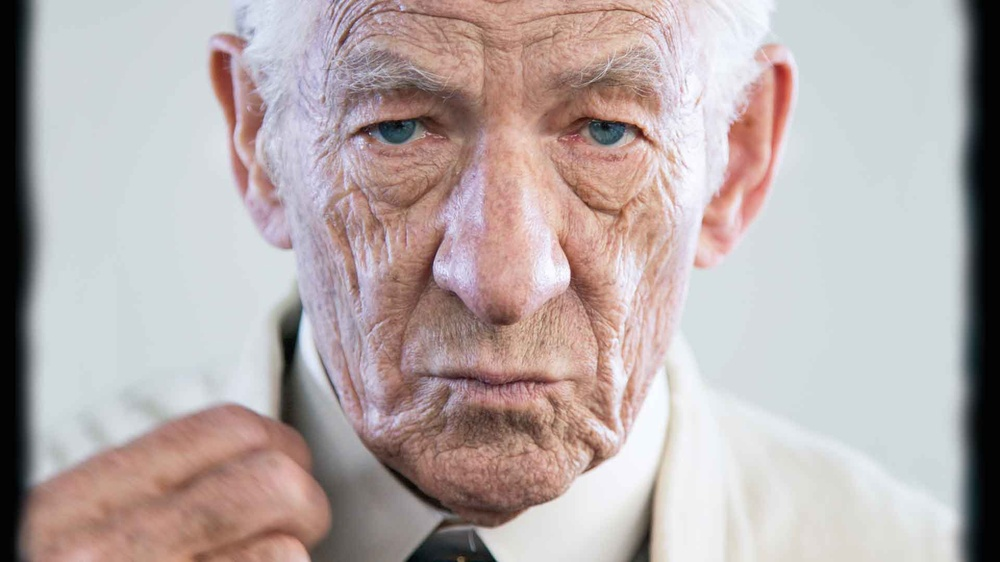
#> input picture Arshad/DIP/HW1/images/11.jpg, 1000 x 562 px, shrunk from 1920 x 1080 before the run, found by its file name
$ jupyter execute 7.ipynb
#> lines starting #> are read from the running program, lines starting #| are printed output that depends on the picture
### Arshad/DIP/HW1/code/filters.py
import numpy as np
import cv2


def convolution(image: np.ndarray, filter, padding, **kwargs):
    #return tensorflow.nn.convolution(image[np.newaxis, ..., np.newaxis].astype(float), filter[..., np.newaxis, np.newaxis], padding=padding, **kwargs)
    return cv2.filter2D(image, -1, filter)

def fft(image: np.ndarray, padded_size):
    image_padded = np.zeros(padded_size)
    image_padded[:image.shape[0], :image.shape[1]] = image

    image_fft = np.fft.fft2(image_padded)
    return np.fft.fftshift(image_fft)

def ifft(image_spectrum, original_size):
    return abs(np.fft.ifft2(np.fft.ifftshift(image_spectrum)))[:original_size[0], :original_size[1]]

def fourier_filter(image: np.ndarray, filter, padded_size, spatial_filter=False):
    if spatial_filter == True:
        pass
    spectrum = fft(image, padded_size)
    spectrum = spectrum * filter
    return ifft(spectrum, image.shape)

# [78 lines left out: functions khat_ofoghi_filter, khat_amudi_filter, khat_movarab_filter, mian_nagozar_filter, mian_nagozar_morabai_filter, IHPF and 3 more, not called in this run]


def gaussian_low_pass(height, width, D0):
    P, Q = height, width
    x = np.arange(Q)[np.newaxis, ...] * np.ones((P,Q))
    y = np.arange(P)[..., np.newaxis] * np.ones((P,Q))
    D = np.sqrt((x-Q/2)**2 + (y-P/2)**2)
    return np.exp(-1 * D**2 / 2 / D0**2)

# [19 lines left out: functions noghte_filter, noghte_filter_gaussian, mostatil_filter, not called in this run]

### Arshad/DIP/HW1/code/7.ipynb
[cell 1]
import matplotlib as mpl
import matplotlib.pyplot as plt
import numpy as np
from utils import *
from filters import *
import os
from scipy.ndimage import maximum_filter

[cell 2]
from scipy.signal import convolve2d

def average_filter(array, size):
    k = size
    kern=np.ones((k,k))/(k**2)
    return convolve2d(array,kern, mode='same')

[cell 3]
# from google.colab import drive
# drive.mount('/content/drive')

[cell 4]
mpl.rcParams['figure.figsize'] = (10, 10)
mpl.rc('image', cmap='gray')

HW_path = '/Users/parsa/Daneshgah/Arshad/2/DIP/HomeWorks/HW1-1400-2/'
images_path = os.path.join(HW_path, 'images')
results_path = os.path.join(HW_path, 'results')

[cell 5]
image = plt.imread(os.path.join(images_path, '11.jpg')).astype(float) / 255
print(np.all(image[..., 0] == image[..., 1]), np.all(image[..., 2] == image[..., 1]))
#| False False
image.shape
#> Out = (562, 1000, 3)

[cell 6]
height, width, C = image.shape
#> height = 562; width = 1000; C = 3
gaussian = np.zeros_like(image)

k = 0.5
ideallow= np.zeros_like(image)
maxes= np.zeros_like(image)
ave= np.zeros_like(image)
ununsharp = np.zeros_like(image)
for i in range(3):
    gaussian[..., i] = fourier_filter(image[..., i], gaussian_low_pass(height, width, 30), (height, width))
    maxes[..., i] = maximum_filter(gaussian[..., i], 13)
    ave[..., i] = average_filter(maxes[..., i], 13)
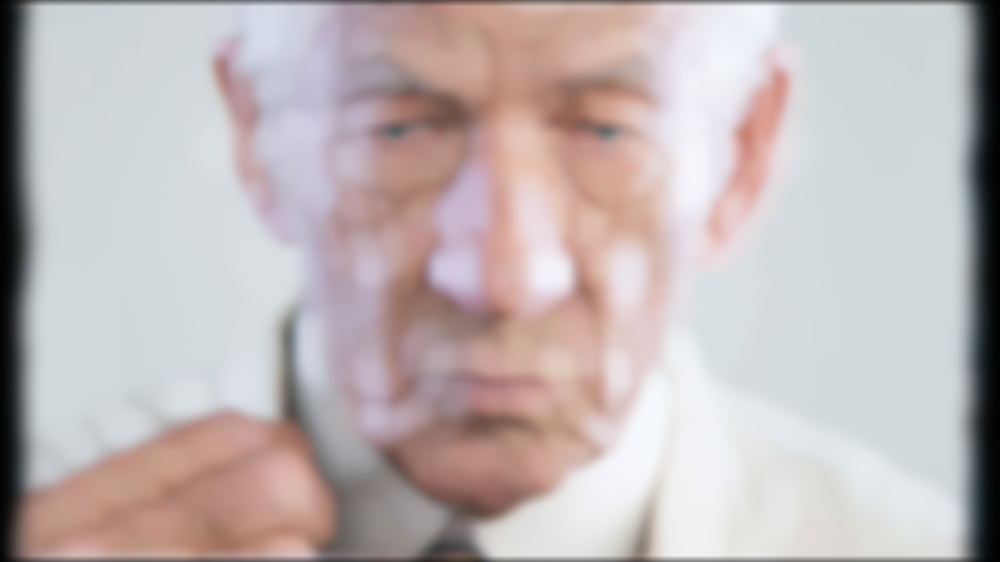
#> ave: shape (562, 1000, 3) float64; mean R, G, B 0.752, 0.714, 0.714
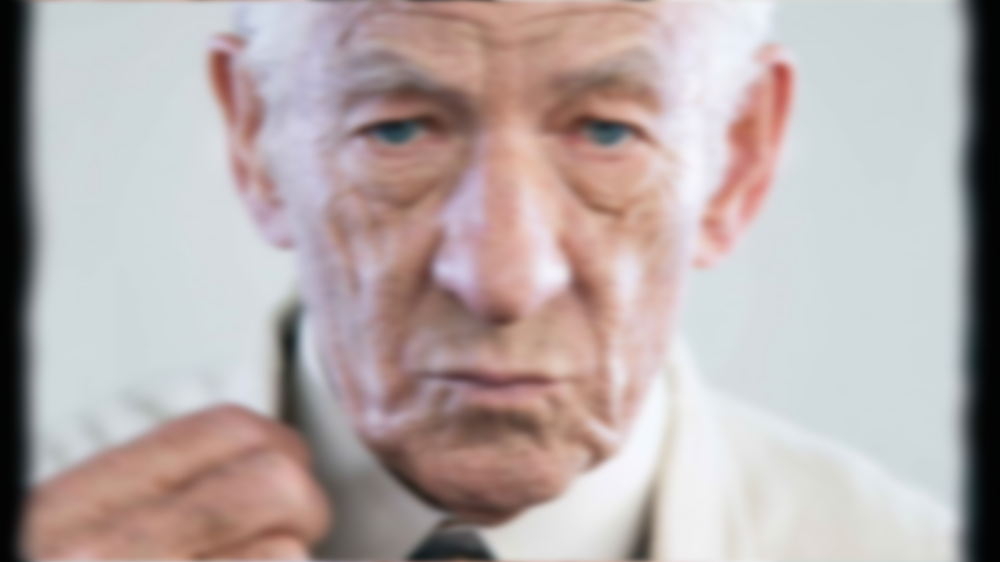
#> gaussian: shape (562, 1000, 3) float64; mean R, G, B 0.717, 0.672, 0.668


# [5 lines of commented-out code are left out]


fig, axes = plt.subplots(2,2, figsize=(15,10))

axes[0][0].imshow(image)
axes[0][0].set_title('image')

axes[0][1].imshow(gaussian)
axes[0][1].set_title('gaussian D0=50')

axes[1][0].imshow(maxes)
axes[1][0].set_title('max filter 13x13')

axes[1][1].imshow(ave)
axes[1][1].set_title('average filter 13x13')
# axes[2][0].imshow(powered_image)
# axes[3][0].imshow(regional_equalized)
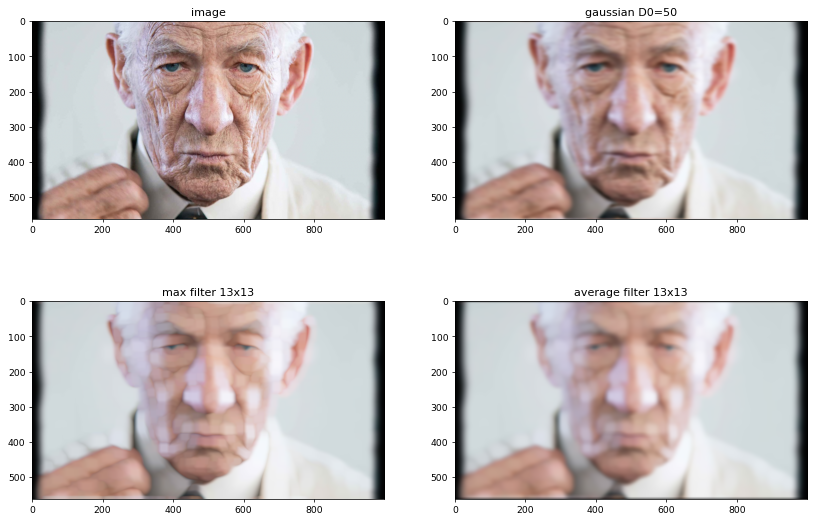
#> figure drawn by matplotlib, 4 panels

[cell 7]
image = plt.imread(os.path.join(images_path, '12.jpg')).astype(float) / 255
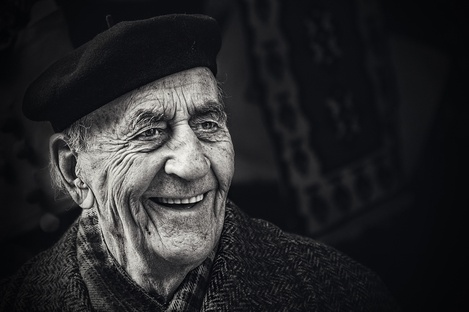
#> input picture Arshad/DIP/HW1/images/12.jpg, 469 x 312 px, shrunk from 900 x 600 before the run, found by its file name
#> image: shape (312, 469, 3) float64
print(np.all(image[..., 0] == image[..., 1]), np.all(image[..., 2] == image[..., 1]))
#| False False
image.shape
#> Out = (312, 469, 3)

[cell 8]
height, width, C = image.shape
#> height = 312; width = 469
gaussian = np.zeros_like(image)

k = 0.5
ideallow= np.zeros_like(image)
maxes= np.zeros_like(image)
ave= np.zeros_like(image)
ununsharp = np.zeros_like(image)
for i in range(3):
    gaussian[..., i] = fourier_filter(image[..., i], gaussian_low_pass(height, width, 40), (height, width))
    maxes[..., i] = maximum_filter(gaussian[..., i], 7)
    ave[..., i] = average_filter(maxes[..., i], 7)
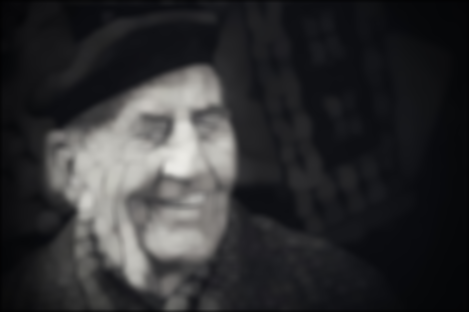
#> ave: shape (312, 469, 3) float64; mean R, G, B 0.189, 0.19, 0.196
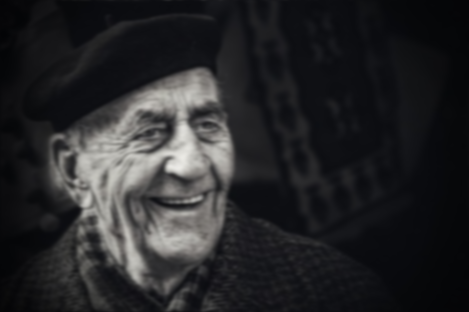
#> gaussian: shape (312, 469, 3) float64; mean R, G, B 0.153, 0.154, 0.161
#> maxes: shape (312, 469, 3) float64


# [5 lines of commented-out code are left out]


fig, axes = plt.subplots(2,2, figsize=(15,10))

axes[0][0].imshow(image)
axes[0][0].set_title('image')

axes[0][1].imshow(gaussian)
axes[0][1].set_title('gaussian D0=40')

axes[1][0].imshow(maxes)
axes[1][0].set_title('max filter 7x7')

axes[1][1].imshow(ave)
axes[1][1].set_title('average filter 7x7')
# axes[2][0].imshow(powered_image)
# axes[3][0].imshow(regional_equalized)
